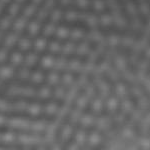
#> input picture mach/testimages/fusedCropped.png, 150 x 150 px, found by its file name
$ jupyter execute --allow-errors bulk_fusedpore.ipynb   (shell and % lines are left out)   (Python 2 division)   (older library calls are emulated)
#> lines starting #> are read from the running program, lines starting #| are printed output that depends on the picture
### mach/imtools.py
import matplotlib.pyplot as plt
import matplotlib.colors as colors
import matplotlib.mlab as mlab
import cv2
# [7 lines left out: function myplot, not called in this run]

def ReadImg(fileName):
    img = cv2.imread(fileName)
#> img is the input picture: shape (150, 150, 3); min 75, max 142, mean 103.2
    if img is None:
        raise RuntimeError(fileName+" likely doesn't exist")

    gray = cv2.cvtColor(img, cv2.COLOR_BGR2GRAY)
    return gray

# [34 lines left out: functions mytriplot, padWithZeros, rotater, not called in this run]

### mach/painter.py
"""
Note: this needs to be consolidated into our MF routines
- plotting/etc should go in util maybe
- convolutions etc should go in matchedfilter

Routines need to go into a separate repository, that can be shared
between TT and PNP projects. MACH stuff needs to be on a separate/private branch
"""

from copy import copy
import numpy as np
import matplotlib.pyplot as plt
import matplotlib.colors as colors
import matplotlib.mlab as mlab
import cv2
from scipy.misc import toimage
from scipy.ndimage.filters import *
import matchedFilter as mF
import imutils
from imtools import *
from matplotlib import cm

# [4 lines left out: function padWithZeros, not called in this run]


class empty:pass


# [8 lines left out: function PadRotate, not called in this run]

# Need to be careful when cropping image
def correlateThresher(myImg, myFilter1,  #cropper=[25,125,25,125],
                      iters = [0,30,60,90],
                      printer = True, filterMode=None,label=None,
                      useFilterInv=False,
                      scale = 1.2,  # for rescaling penalty filter
                      sigma_n=1.,threshold=None,
                      doCLAHE=True):
    # Store all 'hits' at each angle
    correlated = []

    # Ryan ?? equalized image?
    # Dylan - Adding in option to turn off CLAHE
    if doCLAHE:
      clahe99 = cv2.createCLAHE(clipLimit=2.0, tileGridSize=(16,16))
      cl1 = clahe99.apply(myImg)
      adapt99 = cl1
    else:
      adapt99 = myImg

    filterRef = util.renorm(np.array(myFilter1,dtype=float),scale=1.)

    for i, val in enumerate(iters):
      result = empty()
      # copy of original image
      tN = util.renorm(np.array(adapt99,dtype=float),scale=1.)

      ## 'positive' filter
      # pad/rotate
      rFN = PadRotate(filterRef,val)

      # matched filtering
      yP = mF.matchedFilter(tN,rFN,demean=False,parsevals=True)

      ## negative filter
      s=1.
      fInv = np.max(filterRef)- s*filterRef
      rFi = PadRotate(fInv,val)
      rFiN = util.renorm(np.array(rFi,dtype=float),scale=1.)
      yInv  = mF.matchedFilter(tN,rFiN,demean=False,parsevals=True)

      # spot check results
      #hit = np.max(yP)
      #hitLoc = np.argmax(yP)
      #hitLoc =np.unravel_index(hitLoc,np.shape(yP))

      ## rescale by penalty
      # part of the problem earlier was that the 'weak' responses of the
      # inverse filter would amplify the response, since they were < 1.0.
      yPN =  util.renorm(yP,scale=1.)
      yInvN =  util.renorm(yInv,scale=1.)

      yPN = np.exp(yPN)
      yInvS = sigma_n*scale*np.exp(yInvN)
      scaled = np.log(yPN/(yInvS))

      # store data
      if useFilterInv:
        result.corr = scaled
      else:
        result.corr = yP

      if filterMode=="fused":
        tag = "fused"
      else:
        tag = "bulk"

      #daTitle = "rot %f "%val + "hit %f "%hit + str(hitLoc)
      daTitle = "rot %4.1f "%val # + "hit %4.1f "%hit
      #print daTitle
      if printer:
        plt.figure(figsize=(16,5))
        plt.subplot(1,5,1)
        plt.imshow(adapt99,cmap='gray')
        plt.subplot(1,5,2)
        plt.title(daTitle)
        testImg = np.zeros_like(adapt99)
        dim = np.shape(rFN)
        testImg[0:dim[0],0:dim[1]] = 255*rFN
        #testImg[0:dim[0],0:dim[1]] = rFiN
        plt.imshow(testImg,cmap="gray")
        #plt.imshow(rFi,cmap="gray")

        plt.subplot(1,5,3)
        plt.imshow(yPN)
        plt.title("corr output")
        plt.colorbar()

        if threshold!=None:
          plt.subplot(1,5,4)
          #plt.imshow(yP>threshold)
          plt.title("Filter inv")
          plt.imshow(yInvN)
          plt.colorbar()
          plt.subplot(1,5,5)
          plt.title("filter/inv")
          plt.imshow(scaled)
          plt.colorbar()
        plt.tight_layout()
        fileName = label+"_"+tag+'_{}_full.png'.format(val)
        plt.gcf().savefig(fileName,dpi=300)

      # write
      if label!=None and printer:
        plt.figure()
        plt.subplot(1,2,1)
        plt.title("Rotated filter")
        plt.imshow(rFN,cmap='gray')
        plt.subplot(1,2,2)
        plt.title("Correlation plane")
        plt.imshow(result.corr)
        plt.colorbar()
        plt.tight_layout()
        fileName = label+"_"+tag+'_{}.png'.format(val)
        plt.gcf().savefig(fileName,dpi=300)


      #
      result.snr = CalcSNR(result.corr,sigma_n)
      #result.hit = hit
      #result.hitLoc = hitLoc
      correlated.append(result)

      # store outputs
      # Ryan: my general preference is to have one line per operation for clarity
      #  toimage(imutils.rotate(yP,(-val-1))[cropper[0]:cropper[1],cropper[2]:cropper[3]]).save('bulkCorrelated_{}.png'.format(val))
      #  toimage(yP[cropper[0]:cropper[1],cropper[2]:cropper[3]]).save('bulkCorrelated_Not_rotated_back{}.png'.format(val))

      # save
      #toimage(rotated).save(tag+'_{}.png'.format(val))
      #toimage(yP).save(tag+'_Not_rotated_back{}.png'.format(val))


    return correlated

def CalcSNR(signalResponse,sigma_n=1):
  return signalResponse/sigma_n

import util
import util2
# [148 lines left out: functions StackHits, paintME, not called in this run]


# Basically just finds a 'unit cell' sized area around each detection
# for the purpose of interpolating the data
from scipy import signal
# [89 lines left out: functions doLabel, WT_SNR, correlateThresherTT, not called in this run]


### mach/validate.py
import matplotlib.pyplot as plt
import matplotlib.image as mpimg
import cv2
from scipy.misc import toimage
import imutils
import imtools as it
import numpy as np
import painter as Paint
root = "/net/share/shared/papers/nanoporous/images/"
# Contains signal embedded in real data
# slightly more difficult test
# [47 lines left out: functions ValidateRot2, TestBest, not called in this run]

# Creates test data consisting only of signal (best case scenario)
def ValidateRot(
    rot = 30,
    display=False
     ):
    rawFused = cv2.imread(root+'fusedCroppedCLAHE.png')
    fusedFilter = cv2.imread(root+'fusedBase.png')
    rawFused = cv2.cvtColor(rawFused, cv2.COLOR_BGR2GRAY)
    fusedFilter = cv2.cvtColor(fusedFilter, cv2.COLOR_BGR2GRAY)

    iters = np.linspace(0,90,10)

    # create image with filter in it (for debugging)
    testRaw = np.zeros_like(rawFused)

    # rot filter inside 'test' image
    rotFilter = imutils.rotate(fusedFilter,-rot)
    dims = np.shape(rotFilter)
    offset = 40
    testRaw[offset:(offset+dims[0]),offset:(offset+dims[1])] = rotFilter
    #imshow(testRaw)

    # correlate against bank of rotated filters
    correlated = Paint.correlateThresher(testRaw,fusedFilter, iters=iters,fused=True,printer=display)

    TestBest(correlated,rot,iters)


#!/usr/bin/env python
import sys
##################################
#
# Revisions
#       10.08.10 inception
#
##################################

#
# ROUTINE
#


#
# Message printed when program run without arguments
#
# [15 lines left out: function helpmsg, not called in this run]

#
# MAIN routine executed when launching this script from command line
#
# [27 lines that do not run on import are left out]

### mach/bankDetect.py
"""
Finds all hits for rotated filter
"""
import matplotlib
matplotlib.use('Agg')
from matplotlib.backends.backend_agg import FigureCanvasAgg as FigureCanvas

class empty:pass

import cv2
import painter
import numpy as np
import matplotlib.pylab as plt


def DetectFilter(dataSet,mf,threshold,iters,display=False,sigma_n=1.,
                 label=None,filterMode=None,useFilterInv=False,scale=1.,
                 doCLAHE=True,filterType="Pore",returnAngles=True):

  # store
  result = empty()
  # difference for TT routines these are now dictionaries
  result.threshold = threshold
  result.mf= mf

  if filterType == "Pore":
    # do correlations across all iter
    result.correlated = painter.correlateThresher(
       dataSet,result.mf, threshold = result.threshold, iters=iters,
       printer=display,sigma_n=sigma_n,
       scale=scale,
       filterMode=filterMode,
       useFilterInv=useFilterInv,
       label=label,
       doCLAHE=doCLAHE)

    #
    snrs = []
    for i, resulti in enumerate(result.correlated):
      maxSNR = np.max( resulti.snr)
      snrs.append( maxSNR )
    result.snrs = np.array( snrs)
    result.iters = iters

    # stack hits to form 'total field' of hits
    result.stackedHits = painter.StackHits(
      result.correlated,result.threshold,iters,doKMeans=False, display=False)#,display=display)

  elif filterType == "TT":
    result.correlated = painter.correlateThresherTT(
       dataSet,result.mf, thresholdDict=result.threshold,iters=iters,doCLAHE=doCLAHE)

    # stack filter hits
    result.stackedHits,result.stackedAngles = painter.StackHits(result.correlated,
                                                                threshold,iters,display=display,
                                                                doKMeans=False,
                                                                filterType="TT",returnAngles=returnAngles)

  return result


# [235 lines left out: functions GetHits, ColorChannel, colorHits, colorHitsTT, TestFilters, TestTrueData and 1 more, not called in this run]

#
# MAIN routine executed when launching this script from command line
#
# [27 lines that do not run on import are left out]

### mach/bulk_fusedpore.ipynb
### Generate bulk/fused pore fitting

Mostly a testbed, but derived some code from this for the paper

[cell 1]
import matplotlib.pyplot as plt
import matplotlib.image as mpimg
import cv2
from scipy.misc import toimage
import imutils
import imtools as it

Copied files from ryan's dir into shared directory
- <font color=red>Need to connect to procedure for how these were generated</font>
- rename files
- merge imtools with util

# How was fusedCropped made

Need to use real data for fused pore filter

### Loading data

[cell 2]
root = "/net/share/shared/papers/nanoporous/images/"
# Raw data with fused pores
rawOrig = it.ReadImg(root + 'fusedCropped.png')
rawFused = cv2.imread(root+'fusedCroppedCLAHE.png')
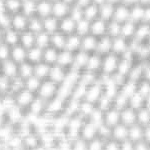
#> input picture mach/testimages/fusedCroppedCLAHE.png, 150 x 150 px, found by its file name
#> rawFused is the input picture: shape (150, 150, 3); min 164, max 255, mean 218.4
fusedFilter = cv2.imread(root+'fusedBase.png')
rawFused = cv2.cvtColor(rawFused, cv2.COLOR_BGR2GRAY)
#> rawFused: shape (150, 150)
#> (the rest of this cell did not finish here and is left out)

#> (a cell that did not finish here is left out)

[cell 4]
import painter as Paint
#import random as rand

[cell 5]
#from scipy.misc import toimage

### Perform debugging test

Validation where signal is only feature in data field

[cell 6]
import validate
#> (the rest of this cell did not finish here and is left out)


### Embed signal in real data

[cell 7]
rot = 90
#> (the rest of this cell did not finish here and is left out)

### Verify stacking routines

[cell 8]
threshold = 50

# [7 lines of commented-out code are left out]


#> (the rest of this cell did not finish here and is left out)

Perform correlations across all images:
fusedFilter on fused-containing data

[cell 9]
import bankDetect as bD

[cell 10]
iters = [0,10,20,30,40,50,60,70,80,90]
#> (the rest of this cell did not finish here and is left out)

#> in correlateThresher, `cl1 = clahe99.apply(myImg)`:
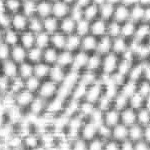
#> cl1: shape (150, 150); min 73, max 255, mean 187.5

bulk filter on fused-containing data

#> (a cell that did not finish here is left out)

Minor testing

[cell 12]
plt.figure()
plt.subplot(1,3,1)
plt.imshow(rawFused,cmap='gray')
plt.subplot(1,3,2)
#> (the rest of this cell did not finish here and is left out)

#> (a cell that did not finish here is left out)

### Full deal

[cell 14]


root = "/net/share/shared/papers/nanoporous/images/"


#> (the rest of this cell did not finish here and is left out)

<font color='red'>Couldn't find a cleaned up image without defects so expting here</font>

[cell 15]
asdf = cv2.imread('/home/AD/srbl226/spark/sparkdetection/roc/clahe_Best.jpg')
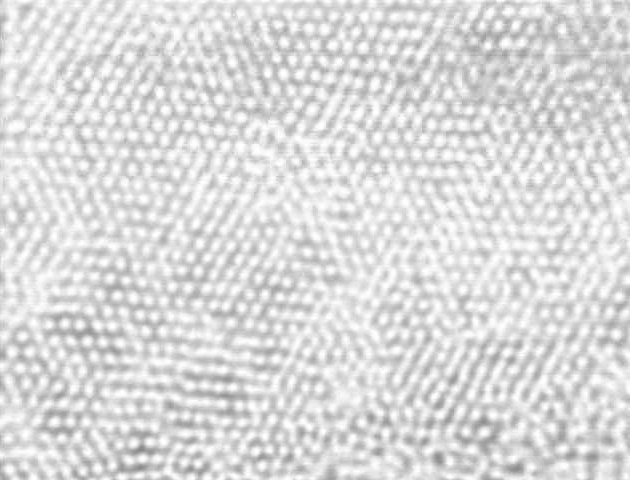
#> input picture roc/clahe_Best.jpg, 630 x 480 px, found by its file name
#> asdf is the input picture: shape (480, 630, 3); min 135, max 255, mean 219
fdsa = cv2.imread(root+"full.png")


#> (the rest of this cell did not finish here and is left out)

## The final algorithm

### Start

[cell 16]
# fused Pore
img1 = '/home/AD/srbl226/spark/sparkdetection/roc/clahe_Best.jpg'
img2 = root+"full.png"
class empty():pass
testCase = empty()
testCase.name = '/home/AD/srbl226/spark/sparkdetection/roc/clahe_Best.jpg'
testCase.subsection=[200,500,200,500]
daImg = cv2.imread(testCase.name)
cut = daImg[testCase.subsection[0]:testCase.subsection[1],testCase.subsection[2]:testCase.subsection[3]]
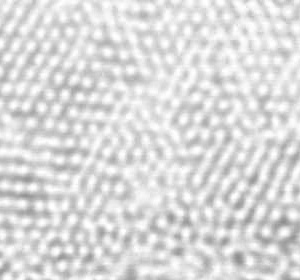
#> cut: shape (280, 300, 3); min 139, max 255, mean 219
#> (the rest of this cell did not finish here and is left out)

[cell 17]
# pristine Pore
img1 = '/home/AD/srbl226/spark/sparkdetection/roc/clahe_Best.jpg'
img2 = root+"full.png"
class empty():pass
testCase = empty()
testCase.name = '/home/AD/srbl226/spark/sparkdetection/roc/clahe_Best.jpg'
testCase.subsection=[250,350,50,150]
daImg = cv2.imread(testCase.name)
cut = daImg[testCase.subsection[0]:testCase.subsection[1],testCase.subsection[2]:testCase.subsection[3]]
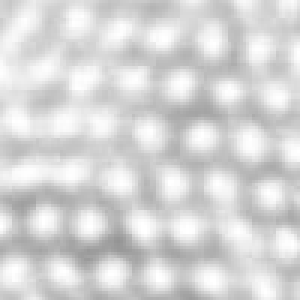
#> cut: shape (100, 100, 3) (shown 3 times larger); min 148, max 255, mean 213.8
#> (the rest of this cell did not finish here and is left out)
